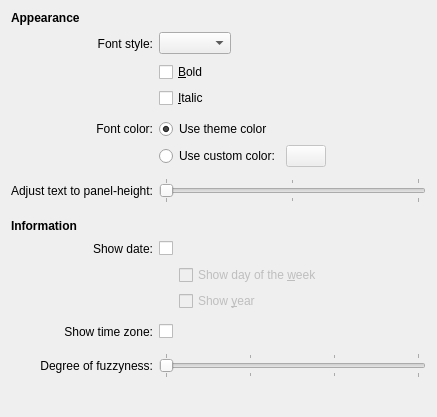
<?xml version="1.0" encoding="UTF-8"?>
<ui version="4.0">
 <class>fuzzyClockConfig</class>
 <widget class="QWidget" name="fuzzyClockConfig">
  <property name="geometry">
   <rect>
    <x>0</x>
    <y>0</y>
    <width>437</width>
    <height>417</height>
   </rect>
  </property>
  <layout class="QGridLayout" name="gridLayout_3">
   <item row="0" column="0" colspan="2">
    <widget class="QLabel" name="label_6">
     <property name="font">
      <font>
       <weight>75</weight>
       <bold>true</bold>
      </font>
     </property>
     <property name="text">
      <string>Appearance</string>
     </property>
    </widget>
   </item>
   <item row="1" column="0">
    <spacer name="horizontalSpacer_9">
     <property name="orientation">
      <enum>Qt::Horizontal</enum>
     </property>
     <property name="sizeType">
      <enum>QSizePolicy::Fixed</enum>
     </property>
     <property name="sizeHint" stdset="0">
      <size>
       <width>17</width>
       <height>25</height>
      </size>
     </property>
    </spacer>
   </item>
   <item row="1" column="1">
    <widget class="QLabel" name="label_4">
     <property name="text">
      <string>Font style:</string>
     </property>
     <property name="alignment">
      <set>Qt::AlignRight|Qt::AlignTrailing|Qt::AlignVCenter</set>
     </property>
     <property name="buddy">
      <cstring>fontTime</cstring>
     </property>
    </widget>
   </item>
   <item row="1" column="2">
    <layout class="QHBoxLayout" name="horizontalLayout_2">
     <item>
      <widget class="KFontComboBox" name="fontTime"/>
     </item>
     <item>
      <spacer name="horizontalSpacer_3">
       <property name="orientation">
        <enum>Qt::Horizontal</enum>
       </property>
       <property name="sizeHint" stdset="0">
        <size>
         <width>40</width>
         <height>17</height>
        </size>
       </property>
      </spacer>
     </item>
    </layout>
   </item>
   <item row="2" column="2">
    <widget class="QCheckBox" name="fontTimeBold">
     <property name="toolTip">
      <string>Check if you want the font in bold</string>
     </property>
     <property name="whatsThis">
      <string>When this is checked, the clock font will be bold.</string>
     </property>
     <property name="text">
      <string>&amp;Bold</string>
     </property>
    </widget>
   </item>
   <item row="3" column="2">
    <widget class="QCheckBox" name="fontTimeItalic">
     <property name="toolTip">
      <string>Check if you want the font in italic</string>
     </property>
     <property name="whatsThis">
      <string>When this is checked, the clock font will be in italic.</string>
     </property>
     <property name="text">
      <string>&amp;Italic</string>
     </property>
    </widget>
   </item>
   <item row="5" column="1">
    <widget class="QLabel" name="label_3">
     <property name="text">
      <string>Font color:</string>
     </property>
     <property name="alignment">
      <set>Qt::AlignRight|Qt::AlignTrailing|Qt::AlignVCenter</set>
     </property>
     <property name="buddy">
      <cstring>useThemeColor</cstring>
     </property>
    </widget>
   </item>
   <item row="5" column="2">
    <widget class="QRadioButton" name="useThemeColor">
     <property name="sizePolicy">
      <sizepolicy hsizetype="Expanding" vsizetype="Fixed">
       <horstretch>0</horstretch>
       <verstretch>0</verstretch>
      </sizepolicy>
     </property>
     <property name="toolTip">
      <string>Use current desktop theme color</string>
     </property>
     <property name="whatsThis">
      <string>This is default. The clock will get its font color from the current desktop theme.</string>
     </property>
     <property name="text">
      <string>Use theme color</string>
     </property>
     <property name="checked">
      <bool>true</bool>
     </property>
    </widget>
   </item>
   <item row="6" column="2">
    <layout class="QHBoxLayout" name="horizontalLayout">
     <item>
      <widget class="QRadioButton" name="useCustomFontColor">
       <property name="sizePolicy">
        <sizepolicy hsizetype="Minimum" vsizetype="Fixed">
         <horstretch>0</horstretch>
         <verstretch>0</verstretch>
        </sizepolicy>
       </property>
       <property name="toolTip">
        <string>Choose your own font color</string>
       </property>
       <property name="whatsThis">
        <string>When checked you can choose a custom color for the clock font by clicking on the color widget on the right.</string>
       </property>
       <property name="text">
        <string>Use custom color:</string>
       </property>
      </widget>
     </item>
     <item>
      <widget class="KColorButton" name="fontColor">
       <property name="enabled">
        <bool>false</bool>
       </property>
       <property name="toolTip">
        <string>Color chooser</string>
       </property>
       <property name="whatsThis">
        <string>Click on this button and the KDE standard color dialog will show. You can then choose the new color you want for your clock.</string>
       </property>
      </widget>
     </item>
     <item>
      <spacer name="horizontalSpacer_6">
       <property name="orientation">
        <enum>Qt::Horizontal</enum>
       </property>
       <property name="sizeHint" stdset="0">
        <size>
         <width>40</width>
         <height>20</height>
        </size>
       </property>
      </spacer>
     </item>
    </layout>
   </item>
   <item row="8" column="0" colspan="2">
    <widget class="QLabel" name="label_2">
     <property name="text">
      <string>Adjust text to panel-height:</string>
     </property>
     <property name="alignment">
      <set>Qt::AlignRight|Qt::AlignTrailing|Qt::AlignVCenter</set>
     </property>
     <property name="buddy">
      <cstring>adjustToHeight</cstring>
     </property>
    </widget>
   </item>
   <item row="8" column="2">
    <widget class="QSlider" name="adjustToHeight">
     <property name="toolTip">
      <string>0: disable; 2: use full panel-height</string>
     </property>
     <property name="maximum">
      <number>2</number>
     </property>
     <property name="orientation">
      <enum>Qt::Horizontal</enum>
     </property>
     <property name="tickPosition">
      <enum>QSlider::TicksBothSides</enum>
     </property>
    </widget>
   </item>
   <item row="10" column="0" colspan="2">
    <widget class="QLabel" name="label_7">
     <property name="font">
      <font>
       <weight>75</weight>
       <bold>true</bold>
      </font>
     </property>
     <property name="text">
      <string>Information</string>
     </property>
    </widget>
   </item>
   <item row="11" column="1">
    <widget class="QLabel" name="label_9">
     <property name="text">
      <string>Show date:</string>
     </property>
     <property name="alignment">
      <set>Qt::AlignRight|Qt::AlignTrailing|Qt::AlignVCenter</set>
     </property>
     <property name="buddy">
      <cstring>showDate</cstring>
     </property>
    </widget>
   </item>
   <item row="11" column="2">
    <layout class="QHBoxLayout" name="horizontalLayout_6">
     <item>
      <widget class="QCheckBox" name="showDate">
       <property name="toolTip">
        <string>Display the date of the day</string>
       </property>
       <property name="whatsThis">
        <string/>
       </property>
       <property name="text">
        <string/>
       </property>
      </widget>
     </item>
     <item>
      <spacer name="horizontalSpacer_7">
       <property name="orientation">
        <enum>Qt::Horizontal</enum>
       </property>
       <property name="sizeHint" stdset="0">
        <size>
         <width>40</width>
         <height>20</height>
        </size>
       </property>
      </spacer>
     </item>
    </layout>
   </item>
   <item row="12" column="2">
    <layout class="QGridLayout" name="gridLayout_2">
     <item row="0" column="0">
      <spacer name="horizontalSpacer">
       <property name="orientation">
        <enum>Qt::Horizontal</enum>
       </property>
       <property name="sizeType">
        <enum>QSizePolicy::Fixed</enum>
       </property>
       <property name="sizeHint" stdset="0">
        <size>
         <width>20</width>
         <height>20</height>
        </size>
       </property>
      </spacer>
     </item>
     <item row="0" column="1">
      <widget class="QCheckBox" name="showDay">
       <property name="enabled">
        <bool>false</bool>
       </property>
       <property name="toolTip">
        <string>Display day of the week</string>
       </property>
       <property name="whatsThis">
        <string>Add the day of the week to the date display.</string>
       </property>
       <property name="text">
        <string>Show day of the &amp;week</string>
       </property>
      </widget>
     </item>
     <item row="1" column="0">
      <spacer name="horizontalSpacer_2">
       <property name="orientation">
        <enum>Qt::Horizontal</enum>
       </property>
       <property name="sizeType">
        <enum>QSizePolicy::Fixed</enum>
       </property>
       <property name="sizeHint" stdset="0">
        <size>
         <width>20</width>
         <height>20</height>
        </size>
       </property>
      </spacer>
     </item>
     <item row="1" column="1">
      <widget class="QCheckBox" name="showYear">
       <property name="enabled">
        <bool>false</bool>
       </property>
       <property name="toolTip">
        <string>Display the current year</string>
       </property>
       <property name="whatsThis">
        <string>Add the year to the date string.</string>
       </property>
       <property name="text">
        <string>Show &amp;year</string>
       </property>
      </widget>
     </item>
    </layout>
   </item>
   <item row="14" column="1">
    <widget class="QLabel" name="label_5">
     <property name="text">
      <string>Show time zone:</string>
     </property>
     <property name="alignment">
      <set>Qt::AlignRight|Qt::AlignTrailing|Qt::AlignVCenter</set>
     </property>
     <property name="buddy">
      <cstring>showTimezone</cstring>
     </property>
    </widget>
   </item>
   <item row="14" column="2">
    <layout class="QHBoxLayout" name="horizontalLayout_4">
     <item>
      <widget class="QCheckBox" name="showTimezone">
       <property name="toolTip">
        <string>Display the time zone name</string>
       </property>
       <property name="whatsThis">
        <string>Display the time zone name under the time.</string>
       </property>
       <property name="text">
        <string/>
       </property>
      </widget>
     </item>
     <item>
      <spacer name="horizontalSpacer_4">
       <property name="orientation">
        <enum>Qt::Horizontal</enum>
       </property>
       <property name="sizeHint" stdset="0">
        <size>
         <width>40</width>
         <height>20</height>
        </size>
       </property>
      </spacer>
     </item>
    </layout>
   </item>
   <item row="16" column="0" colspan="2">
    <widget class="QLabel" name="label">
     <property name="text">
      <string>Degree of fuzzyness:</string>
     </property>
     <property name="alignment">
      <set>Qt::AlignRight|Qt::AlignTrailing|Qt::AlignVCenter</set>
     </property>
     <property name="buddy">
      <cstring>fuzzynessSlider</cstring>
     </property>
    </widget>
   </item>
   <item row="16" column="2">
    <widget class="QSlider" name="fuzzynessSlider">
     <property name="toolTip">
      <string>1: least fuzzy</string>
     </property>
     <property name="minimum">
      <number>1</number>
     </property>
     <property name="maximum">
      <number>4</number>
     </property>
     <property name="orientation">
      <enum>Qt::Horizontal</enum>
     </property>
     <property name="tickPosition">
      <enum>QSlider::TicksBothSides</enum>
     </property>
     <property name="tickInterval">
      <number>1</number>
     </property>
    </widget>
   </item>
   <item row="17" column="2">
    <spacer name="verticalSpacer">
     <property name="orientation">
      <enum>Qt::Vertical</enum>
     </property>
     <property name="sizeHint" stdset="0">
      <size>
       <width>40</width>
       <height>9</height>
      </size>
     </property>
    </spacer>
   </item>
   <item row="7" column="2">
    <spacer name="verticalSpacer_2">
     <property name="orientation">
      <enum>Qt::Vertical</enum>
     </property>
     <property name="sizeType">
      <enum>QSizePolicy::Fixed</enum>
     </property>
     <property name="sizeHint" stdset="0">
      <size>
       <width>20</width>
       <height>5</height>
      </size>
     </property>
    </spacer>
   </item>
   <item row="9" column="2">
    <spacer name="verticalSpacer_3">
     <property name="orientation">
      <enum>Qt::Vertical</enum>
     </property>
     <property name="sizeType">
      <enum>QSizePolicy::Fixed</enum>
     </property>
     <property name="sizeHint" stdset="0">
      <size>
       <width>20</width>
       <height>10</height>
      </size>
     </property>
    </spacer>
   </item>
   <item row="15" column="2">
    <spacer name="verticalSpacer_4">
     <property name="orientation">
      <enum>Qt::Vertical</enum>
     </property>
     <property name="sizeType">
      <enum>QSizePolicy::Fixed</enum>
     </property>
     <property name="sizeHint" stdset="0">
      <size>
       <width>20</width>
       <height>5</height>
      </size>
     </property>
    </spacer>
   </item>
   <item row="4" column="2">
    <spacer name="verticalSpacer_5">
     <property name="orientation">
      <enum>Qt::Vertical</enum>
     </property>
     <property name="sizeType">
      <enum>QSizePolicy::Fixed</enum>
     </property>
     <property name="sizeHint" stdset="0">
      <size>
       <width>20</width>
       <height>5</height>
      </size>
     </property>
    </spacer>
   </item>
   <item row="13" column="2">
    <spacer name="verticalSpacer_6">
     <property name="orientation">
      <enum>Qt::Vertical</enum>
     </property>
     <property name="sizeType">
      <enum>QSizePolicy::Fixed</enum>
     </property>
     <property name="sizeHint" stdset="0">
      <size>
       <width>20</width>
       <height>5</height>
      </size>
     </property>
    </spacer>
   </item>
  </layout>
 </widget>
 <customwidgets>
  <customwidget>
   <class>KFontComboBox</class>
   <extends>KComboBox</extends>
   <header>kfontcombobox.h</header>
  </customwidget>
  <customwidget>
   <class>KColorButton</class>
   <extends>QPushButton</extends>
   <header>kcolorbutton.h</header>
  </customwidget>
  <customwidget>
   <class>KComboBox</class>
   <extends>QComboBox</extends>
   <header>kcombobox.h</header>
  </customwidget>
 </customwidgets>
 <connections>
  <connection>
   <sender>useCustomFontColor</sender>
   <signal>toggled(bool)</signal>
   <receiver>fontColor</receiver>
   <slot>setEnabled(bool)</slot>
   <hints>
    <hint type="sourcelabel">
     <x>262</x>
     <y>158</y>
    </hint>
    <hint type="destinationlabel">
     <x>325</x>
     <y>151</y>
    </hint>
   </hints>
  </connection>
  <connection>
   <sender>showDate</sender>
   <signal>toggled(bool)</signal>
   <receiver>showDay</receiver>
   <slot>setEnabled(bool)</slot>
   <hints>
    <hint type="sourcelabel">
     <x>178</x>
     <y>270</y>
    </hint>
    <hint type="destinationlabel">
     <x>281</x>
     <y>293</y>
    </hint>
   </hints>
  </connection>
  <connection>
   <sender>showDate</sender>
   <signal>toggled(bool)</signal>
   <receiver>showYear</receiver>
   <slot>setEnabled(bool)</slot>
   <hints>
    <hint type="sourcelabel">
     <x>167</x>
     <y>258</y>
    </hint>
    <hint type="destinationlabel">
     <x>477</x>
     <y>322</y>
    </hint>
   </hints>
  </connection>
 </connections>
</ui>
